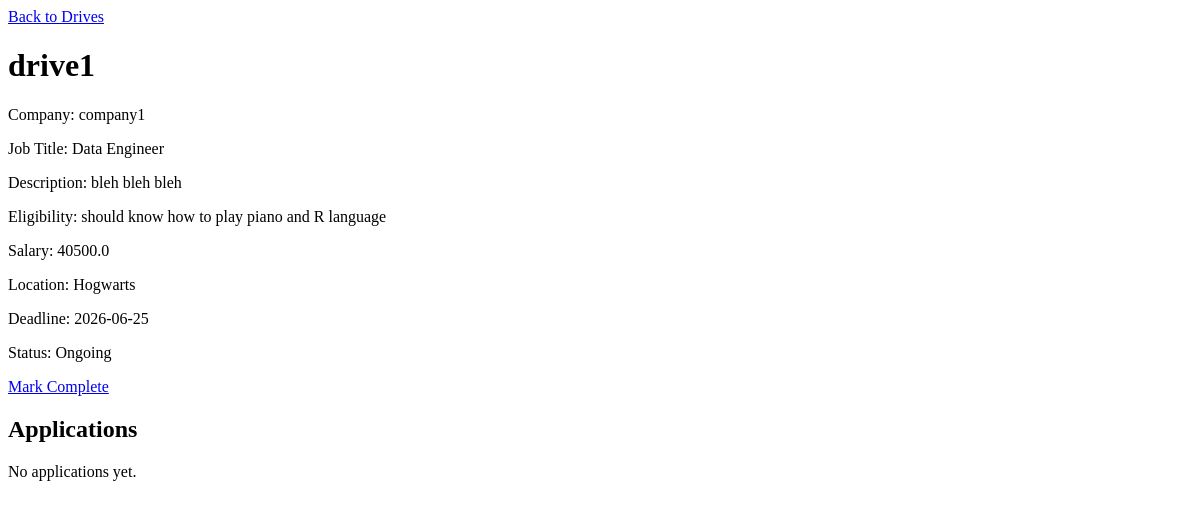
The page /admin/drive/1 on the database as committed earlier.
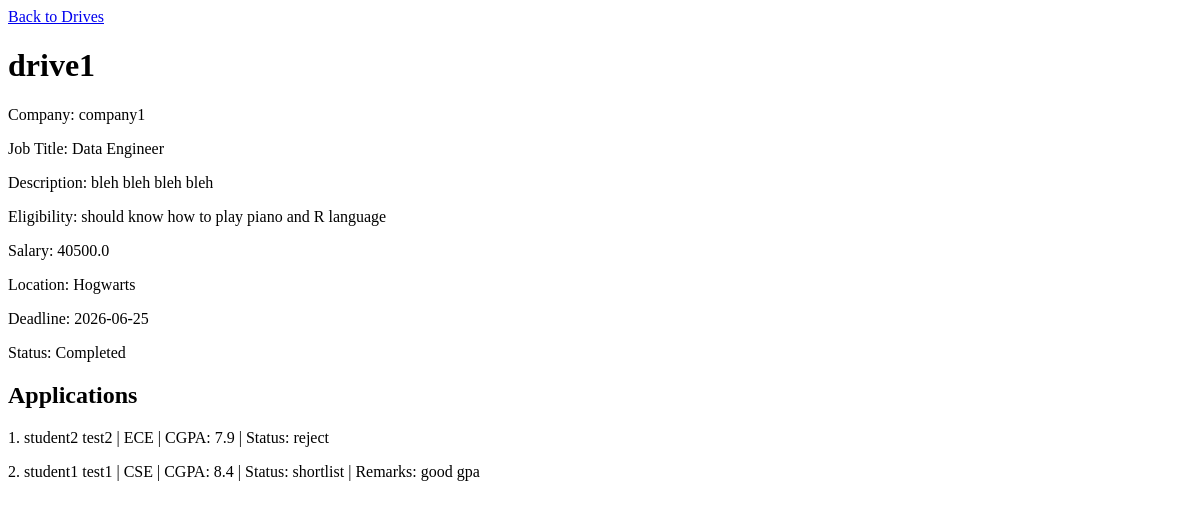
The same page on the database as committed later.
### models.py (models this page shows)
class PlacementDrive(db.Model):
    __tablename__ = 'placement_drives'
    drive_id = db.Column(db.Integer, primary_key=True)
    company_id = db.Column(db.Integer, db.ForeignKey('companies.company_id'))
    drive_name = db.Column(db.String(100), nullable=False)
    job_title = db.Column(db.String(100), nullable=False)
    job_description = db.Column(db.Text, nullable=False)
    eligibility_criteria = db.Column(db.Text, nullable=False)
    salary = db.Column(db.Float, nullable=False)
    location = db.Column(db.String(150), nullable=False)
    deadline = db.Column(db.DateTime, nullable=False)
    create_time = db.Column(db.DateTime, default=db.func.current_timestamp())
    status = db.Column(db.Boolean, default=False) #pending, complete
    company = db.relationship('Company', backref='drives')

class Company(db.Model):
    __tablename__ = 'companies'
    company_id = db.Column(db.Integer, primary_key=True)
    user_id = db.Column(db.Integer, db.ForeignKey('users.user_id'), unique=True)
    email = db.Column(db.String(100), db.ForeignKey('users.email'), unique=True, nullable=False)
    company_name = db.Column(db.String(100), nullable=False)
    hr_fname = db.Column(db.String(20), nullable=False)
    hr_lname = db.Column(db.String(20), nullable=False)
    hr_email = db.Column(db.String(100), nullable=False)
    website = db.Column(db.Text)
    description = db.Column(db.Text)
    logo = db.Column(db.String(200))
    approval_status = db.Column(db.Boolean, default=False)  # shortlist, waiting(applied), reject
    is_blacklisted = db.Column(db.Boolean, default=False)

class Application(db.Model):
    __tablename__ = 'applications'
    aplication_id = db.Column(db.Integer, primary_key=True)
    student_id = db.Column(db.Integer, db.ForeignKey('students.student_id'))
    drive_id = db.Column(db.Integer, db.ForeignKey('placement_drives.drive_id'))
    applied_time = db.Column(db.DateTime, default=db.func.current_timestamp())
    status = db.Column(db.String(11), default='waiting')  # shortlist, waiting, reject
    remarks = db.Column(db.Text)
    student = db.relationship('Student', backref='applications')
    drive   = db.relationship('PlacementDrive', backref='applications')

class Student(db.Model):
    __tablename__ = 'students'
    student_id = db.Column(db.Integer, primary_key=True)
    user_id = db.Column(db.Integer, db.ForeignKey('users.user_id'), unique=True)
    email = db.Column(db.String(100), db.ForeignKey('users.email'), unique=True, nullable=False)
    f_name = db.Column(db.String(20), nullable=False)
    l_name = db.Column(db.String(20), nullable=False)
    department = db.Column(db.String(100))
    cgpa = db.Column(db.Float)
    phone = db.Column(db.String(10))
    resume = db.Column(db.String(200))
    is_blacklisted = db.Column(db.Boolean, default=False)

### routes/admin.py (the view)
@admin.route('/drive/<int:drive_id>')
def drive_detail(drive_id):
    drive        = PlacementDrive.query.get_or_404(drive_id)
    company      = Company.query.get_or_404(drive.company_id)
    applications = Application.query.filter_by(drive_id=drive_id).all()
    return render_template('admin/drive_detail.html',
        drive        = drive,
        company      = company,
        applications = applications,
    )

### templates/admin/drive_detail.html (shortened to what this page needs)
<!DOCTYPE html>
<html lang="en">
<head>
</head>
<body>
  <a href="{{ url_for('admin.manage_drives') }}">Back to Drives</a>
  <h1>{{ drive.drive_name }}</h1>
  <p>Company: {{ company.company_name }}</p>
  <p>Job Title: {{ drive.job_title }}</p>
  <p>Description: {{ drive.job_description }}</p>
  <p>Eligibility: {{ drive.eligibility_criteria }}</p>
  <p>Salary: {{ drive.salary }}</p>
  <p>Location: {{ drive.location }}</p>
  <p>Deadline: {{ drive.deadline.strftime('%Y-%m-%d') }}</p>
  <p>Status: {% if drive.status %} Completed {% else %} Ongoing {% endif %}</p>
  {% if not drive.status %}
    <a href="{{ url_for('admin.complete_drive', drive_id=drive.drive_id) }}">Mark Complete</a>
  {% endif %}
  <h2>Applications</h2>
  {% for a in applications %}
    <p>
      {{ loop.index }}. {{ a.student.f_name }} {{ a.student.l_name }} |
      {{ a.student.department }} | CGPA: {{ a.student.cgpa }} |
      Status: {{ a.status }}
      {% if a.remarks %} | Remarks: {{ a.remarks }} {% endif %}
    </p>
  {% else %}
    <p>No applications yet.</p>
  {% endfor %}
</body>
</html>

Rows that differ between the two databases and show on the page:
changed PlacementDrive "drive1": job_description "bleh bleh bleh" → "bleh bleh bleh bleh"; status False → True (drawn)
added Application: student.f_name "student2", student.l_name "test2", student.department "ECE", student.cgpa "7.9", status "reject"
added Application: student.f_name "student1", student.l_name "test1", student.department "CSE", student.cgpa "8.4", status "shortlist", remarks "good gpa"
Other text that changed with them:
text no longer shown: "Ongoing Mark Complete No applications yet."
text now shown: "Completed"
